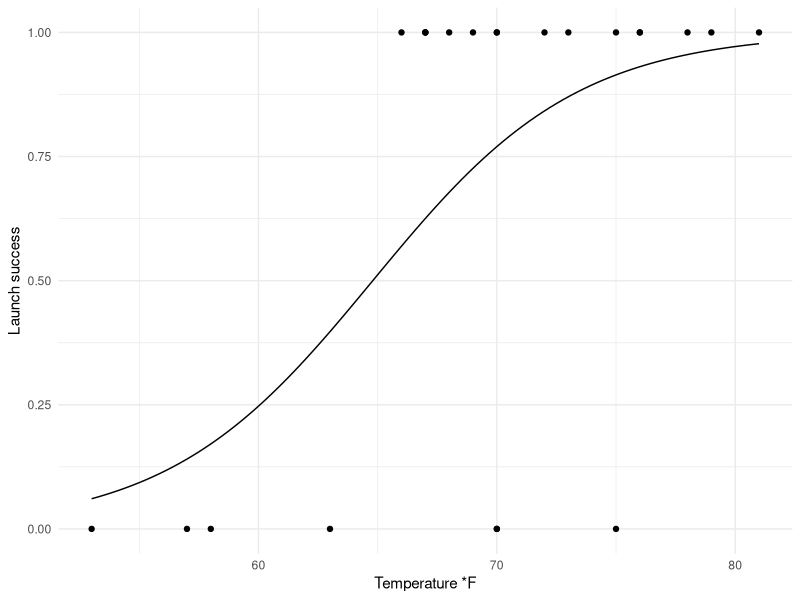
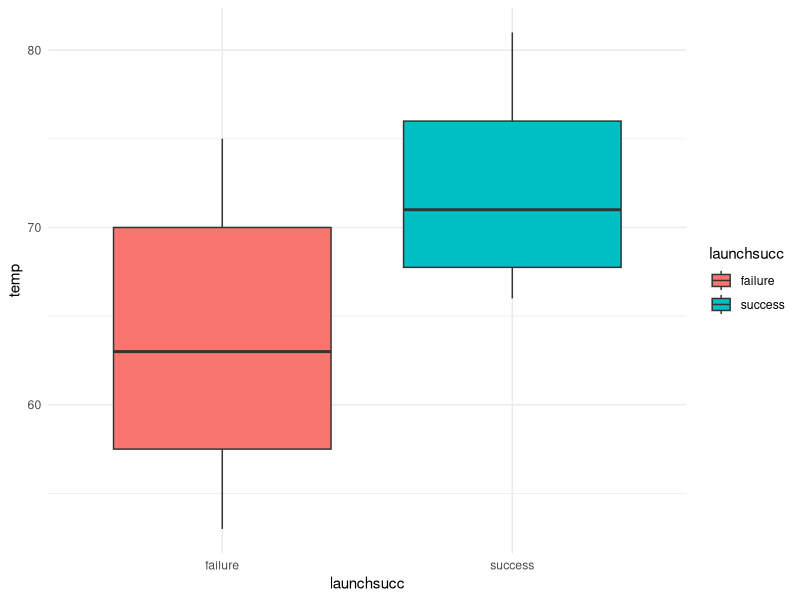
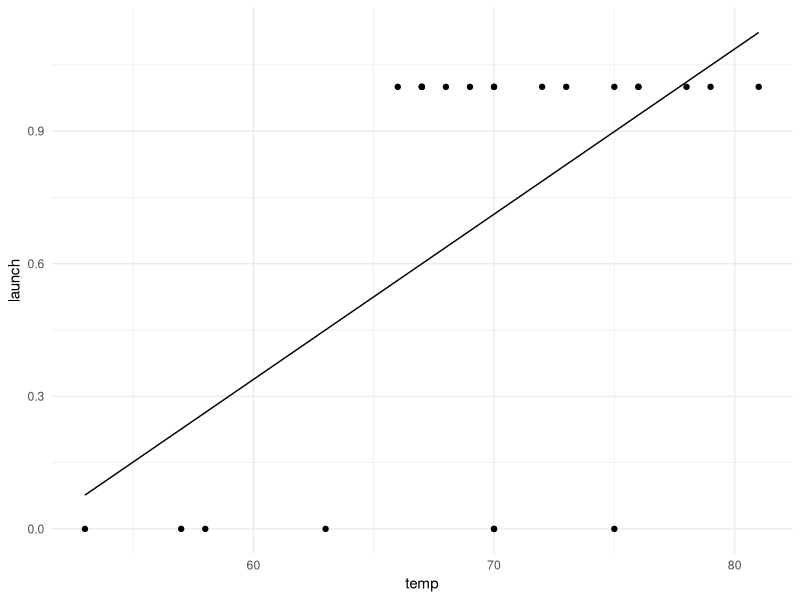
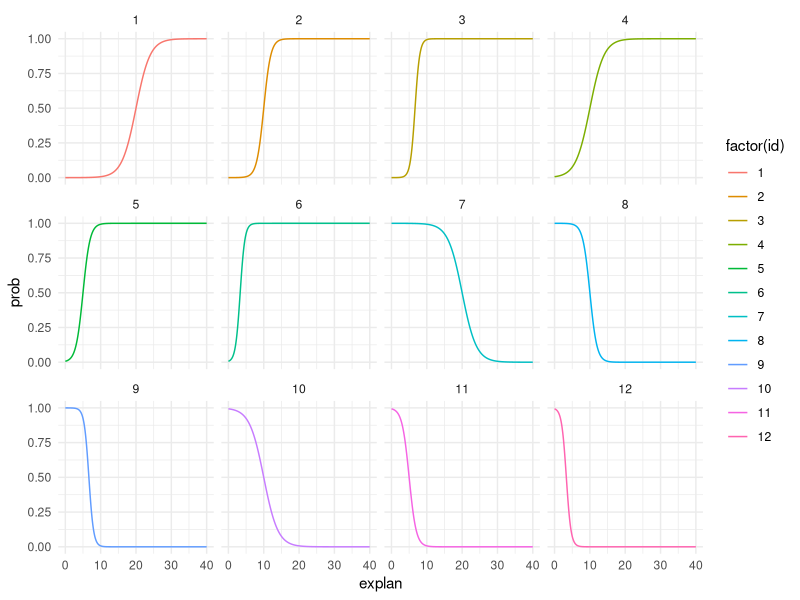
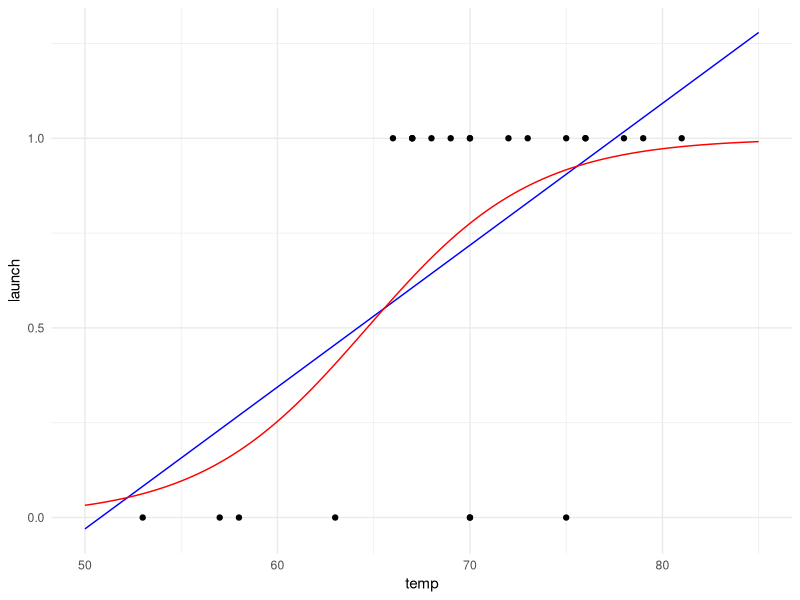

Source code (R) for these figures, in order:
## ---- chunk 1
knitr::opts_chunk$set(message=FALSE, warning=FALSE, fig.height=3, fig.width=5, 
                      fig.align = "center")
library(tidyverse)
library(broom)
library(praise)
## ---- chunk 2
shuttle <- read.delim("C7 Shuttle.txt", na="*")

# new names that make the data easier to work with:
# mine loads with an empty 5th column
names(shuttle) <- c("flight", "date", "temp", "launch", "X5")  

# remove the row that has a missing value for launch
# also create a character variable for success
shuttle <- shuttle %>% 
  filter(!is.na(launch)) %>%
  mutate(launchsucc = as.factor(ifelse(launch == 1, "success", "failure")))

##########
#Logistic regression plot

fit = glm(launch ~ temp, data=shuttle, family=binomial)
newdat <- data.frame(temp=seq(min(shuttle$temp), max(shuttle$temp),len=100))
newdat$y = predict(fit, newdata=newdat, type="response")

ggplot(shuttle)+geom_point(aes(x=temp, y=launch))+geom_line(data=newdat, aes(x=temp, y=y))+xlab("Temperature *F")+ylab("Launch success")+theme_minimal()

##########
#boxplot

ggplot(shuttle)+geom_boxplot(aes(x=launchsucc, y=temp, fill=launchsucc))+theme_minimal()
## ---- chunk 3
lmfit<-lm(launch~temp, data=shuttle)
lmfit %>% tidy()
newdata=data.frame(temp=seq(min(shuttle$temp), max(shuttle$temp), len=100))
newdata$y<-predict(lmfit, newdata, type='response')

ggplot(shuttle)+geom_point(aes(x=temp, y=launch))+geom_line(data=newdata, aes(x=temp, y=y))+theme_minimal()

predict(lmfit, data.frame(temp=c(60, 85)), type='response')
## ---- chunk 4
#set the parameters
probfunc <- function(b0, b1, ex){
  exp(b0 + b1*ex) / (1 + exp(b0 + b1*ex))
}

betas0<-c(-10, -10, -10, -5, -5, -5, 10, 10, 10, 5, 5, 5)
betas1<-c(0.5, 1, 1.5, 0.5, 1, 1.5, -0.5, -1, -1.5, -0.5, -1, -1.5)

datatoplot <- data.frame(explan = NA, prob=NA, id=NA)
for(i in 1:length(betas0)){
  beta0 <- betas0[i]
  beta1 <- betas1[i]
  valuesofX <- seq(0,40,by=0.01)  # create a vector of X values

  valuesofY <- probfunc(beta0, beta1, valuesofX)

  datatoplot <- rbind(datatoplot, data.frame(explan = valuesofX, prob = valuesofY, id=i))}

datatoplot<-datatoplot %>% na.omit()

ggplot(datatoplot) + 
  geom_line(aes(x = explan, y = prob, color=factor(id)))+theme_minimal()+facet_wrap(~id)
## ---- chunk 5
glm(launch ~ temp, data=shuttle, family='binomial') %>% tidy()
## ---- chunk 6
probfunc <- function(b0, b1, ex){
  exp(b0 + b1*ex) / (1 + exp(b0 + b1*ex))
}

linfunc <- function(b0, b1, ex){
  b0 + b1*ex
}

temps <- seq(50,85,by=0.01)

linfun_y=linfunc(b0=-1.9, b1=0.0374, ex=temps)
logreg_y=probfunc(b0=-15, b1=0.232, ex=temps)

mypredictions=data.frame(temps=temps, lin=linfun_y, log=logreg_y)

ggplot(shuttle) +
   geom_point(aes(x = temp, y = launch)) + 
   geom_line(data = mypredictions, aes(x = temps, y = lin), color="blue") +
   geom_line(data = mypredictions, aes(x = temps, y = log), color="red") +
    theme_minimal()
## ---- chunk 7
praise()
